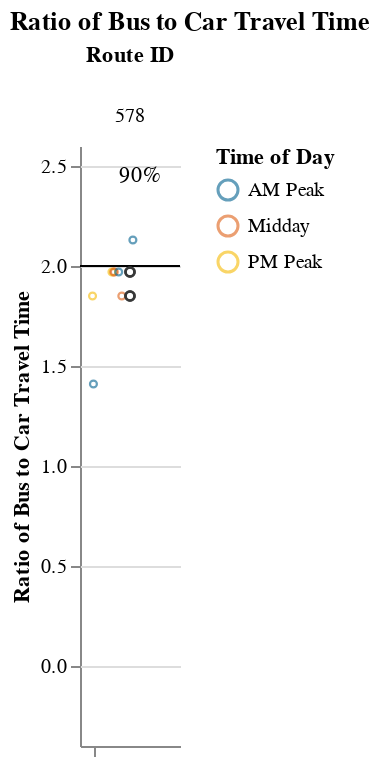
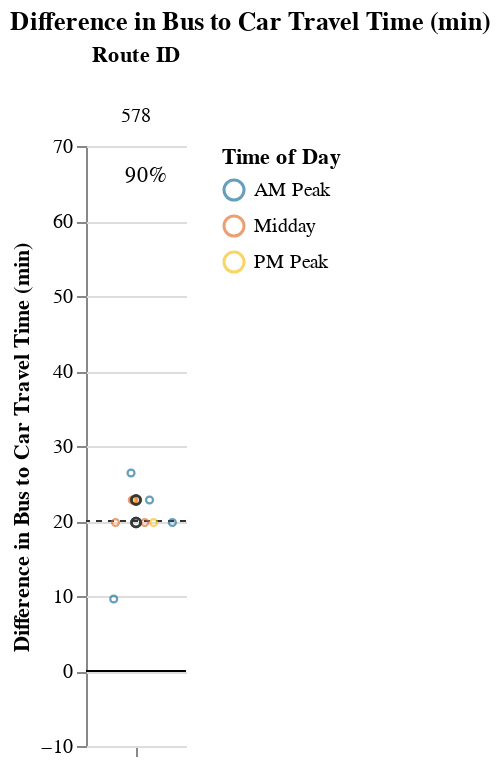

Source (notebook cell) for these figures, in order:
### Markdown cell above
## Viable Competitive Routes
### Short Routes (< 1 hr)

### Code cell
# Allow for possibility that operator doesn't have routes that fall into certain route_groups
# But, jupyterbook will not like markdown with f-string
# separate out route_group and put in each cell, and use try/except + if to display...
# but all 3 route groups must be displayed. just add sentence about why no routes were returned at the end
route_group = "short"
try:
    display_charts_for_route_group(df, route_group)
except:
    print("No routes meet this criteria.")

### Figure 1 — Vega-Lite specification as saved in the notebook (floating-point values rounded to 4 significant figures)
{"config": {"view": {"continuousWidth": 400, "continuousHeight": 300, "stroke": null}, "facet": {"spacing": 0}}, "data": {"name": "data-71b245d6a18ed6e36379326cd77f2de1"}, "facet": {"column": {"field": "route_id", "sort": ["578"], "title": "Route ID", "type": "nominal"}}, "spec": {"layer": [{"mark": "rule", "encoding": {"color": {"value": "black"}, "y": {"field": "cutoff", "type": "quantitative"}}, "selection": {"selector001": {"type": "interval", "bind": "scales", "encodings": ["x", "y"]}}}, {"mark": {"type": "point", "opacity": 0.65, "size": 12, "strokeWidth": 1.1}, "encoding": {"color": {"field": "time_of_day", "scale": {"range": ["#136C97", "#E16B26", "#F6BF16", "#00896B", "#7790A3", "#5B559C"]}, "sort": ["AM Peak", "Midday", "PM Peak", "Owl Service"], "title": "Time of Day", "type": "nominal"}, "tooltip": [{"field": "route_id", "type": "nominal"}, {"field": "trip_id", "type": "nominal"}, {"field": "service_hours", "type": "quantitative"}, {"field": "car_duration_hours", "type": "quantitative"}, {"field": "bus_multiplier", "type": "quantitative"}, {"field": "bus_difference", "type": "quantitative"}, {"field": "num_trips", "type": "quantitative"}, {"field": "num_competitive", "type": "quantitative"}, {"field": "pct_trips_competitive", "type": "quantitative"}, {"field": "p25", "type": "quantitative"}, {"field": "p50", "type": "quantitative"}, {"field": "p75", "type": "quantitative"}], "x": {"axis": {"grid": false, "labels": false, "ticks": true, "values": [0]}, "field": "jitter", "scale": {}, "title": null, "type": "quantitative"}, "y": {"field": "bus_multiplier", "scale": {"domain": [-0.25, 2.5]}, "title": "Ratio of Bus to Car Travel Time", "type": "quantitative"}}, "transform": [{"calculate": "sqrt(-2*log(random()))*cos(2*PI*random())", "as": "jitter"}], "width": 50}, {"layer": [{"mark": {"type": "point", "opacity": 0.6, "size": 20, "strokeWidth": 1.3}, "encoding": {"color": {"value": "#323434"}, "y": {"field": "bus_multiplier", "type": "quantitative"}}, "transform": [{"filter": "(datum.p50_trip === 1)"}]}, {"mark": {"type": "text", "align": "center", "baseline": "middle"}, "encoding": {"color": {"value": "black"}, "text": {"field": "pct_trips_competitive", "format": ".0%", "type": "quantitative"}, "tooltip": [{"field": "route_id", "type": "nominal"}, {"field": "trip_id", "type": "nominal"}, {"field": "service_hours", "type": "quantitative"}, {"field": "car_duration_hours", "type": "quantitative"}, {"field": "bus_multiplier", "type": "quantitative"}, {"field": "bus_difference", "type": "quantitative"}, {"field": "num_trips", "type": "quantitative"}, {"field": "num_competitive", "type": "quantitative"}, {"field": "pct_trips_competitive", "type": "quantitative"}, {"field": "p25", "type": "quantitative"}, {"field": "p50", "type": "quantitative"}, {"field": "p75", "type": "quantitative"}], "x": {"value": 30}, "y": {"value": 15}}, "transform": [{"calculate": "sqrt(-2*log(random()))*cos(2*PI*random())", "as": "jitter"}, {"filter": "(datum.fastest_trip === 1)"}]}]}]}, "resolve": {"scale": {"y": "shared"}}, "title": "Ratio of Bus to Car Travel Time", "$schema": "https://vega.github.io/schema/vega-lite/v4.17.0.json", "datasets": {"data-71b245d6a18ed6e36379326cd77f2de1": [{"calitp_itp_id": 188, "trip_key": -2641669920132545549, "trip_id": "t_1132977_b_26467_tn_0", "shape_id": "p_1067", "route_id": "578", "service_hours": 0.55, "trip_first_departure_ts": 25200, "trip_last_arrival_ts": 27180, "departure_hour": 7, "time_of_day": "AM Peak", "p25": 0.72, "p50": 0.745, "p75": 0.77, "p50_trip": 0, "fastest_trip": 1, "car_duration_hours": 0.39, "competitive_route": 1, "bus_multiplier": 1.41, "bus_difference": 9.6, "num_trips": 10, "num_competitive": 9, "pct_trips_competitive": 0.9, "bus_difference_spread": 16.8, "route_group": "short", "max_trip_hrs": 0.83, "max_trip_route_group": 0.83, "name": "City of Madera", "caltrans_district": "06 - Fresno", "drmt_organization_name": null, "cutoff2": 20, "cutoff": 2}, {"calitp_itp_id": 188, "trip_key": -2393327093126611726, "trip_id": "t_1132963_b_26467_tn_0", "shape_id": "p_1064", "route_id": "578", "service_hours": 0.72, "trip_first_departure_ts": 30540, "trip_last_arrival_ts": 33120, "departure_hour": 8, "time_of_day": "AM Peak", "p25": 0.72, "p50": 0.745, "p75": 0.77, "p50_trip": 1, "fastest_trip": 0, "car_duration_hours": 0.39, "competitive_route": 1, "bus_multiplier": 1.85, "bus_difference": 19.8, "num_trips": 10, "num_competitive": 9, "pct_trips_competitive": 0.9, "bus_difference_spread": 16.8, "route_group": "short", "max_trip_hrs": 0.83, "max_trip_route_group": 0.83, "name": "City of Madera", "caltrans_district": "06 - Fresno", "drmt_organization_name": null, "cutoff2": 20, "cutoff": 2}, {"calitp_itp_id": 188, "trip_key": -2566914439044457099, "trip_id": "t_1132954_b_26467_tn_0", "shape_id": "p_1064", "route_id": "578", "service_hours": 0.72, "trip_first_departure_ts": 42900, "trip_last_arrival_ts": 45480, "departure_hour": 11, "time_of_day": "Midday", "p25": 0.72, "p50": 0.745, "p75": 0.77, "p50_trip": 1, "fastest_trip": 0, "car_duration_hours": 0.39, "competitive_route": 1, "bus_multiplier": 1.85, "bus_difference": 19.8, "num_trips": 10, "num_competitive": 9, "pct_trips_competitive": 0.9, "bus_difference_spread": 16.8, "route_group": "short", "max_trip_hrs": 0.83, "max_trip_route_group": 0.83, "name": "City of Madera", "caltrans_district": "06 - Fresno", "drmt_organization_name": null, "cutoff2": 20, "cutoff": 2}, {"calitp_itp_id": 188, "trip_key": 40965869242350615, "trip_id": "t_1132953_b_26467_tn_0", "shape_id": "p_1064", "route_id": "578", "service_hours": 0.72, "trip_first_departure_ts": 61800, "trip_last_arrival_ts": 64380, "departure_hour": 17, "time_of_day": "PM Peak", "p25": 0.72, "p50": 0.745, "p75": 0.77, "p50_trip": 1, "fastest_trip": 0, "car_duration_hours": 0.39, "competitive_route": 1, "bus_multiplier": 1.85, "bus_difference": 19.8, "num_trips": 10, "num_competitive": 9, "pct_trips_competitive": 0.9, "bus_difference_spread": 16.8, "route_group": "short", "max_trip_hrs": 0.83, "max_trip_route_group": 0.83, "name": "City of Madera", "caltrans_district": "06 - Fresno", "drmt_organization_name": null, "cutoff2": 20, "cutoff": 2}, {"calitp_itp_id": 188, "trip_key": -5925132304342137618, "trip_id": "t_1132980_b_26467_tn_0", "shape_id": "p_1064", "route_id": "578", "service_hours": 0.72, "trip_first_departure_ts": 48960, "trip_last_arrival_ts": 51540, "departure_hour": 13, "time_of_day": "Midday", "p25": 0.72, "p50": 0.745, "p75": 0.77, "p50_trip": 1, "fastest_trip": 0, "car_duration_hours": 0.39, "competitive_route": 1, "bus_multiplier": 1.85, "bus_difference": 19.8, "num_trips": 10, "num_competitive": 9, "pct_trips_competitive": 0.9, "bus_difference_spread": 16.8, "route_group": "short", "max_trip_hrs": 0.83, "max_trip_route_group": 0.83, "name": "City of Madera", "caltrans_district": "06 - Fresno", "drmt_organization_name": null, "cutoff2": 20, "cutoff": 2}, {"calitp_itp_id": 188, "trip_key": 7845038673665587593, "trip_id": "t_1132976_b_26467_tn_0", "shape_id": "p_1073", "route_id": "578", "service_hours": 0.77, "trip_first_departure_ts": 46080, "trip_last_arrival_ts": 48840, "departure_hour": 12, "time_of_day": "Midday", "p25": 0.72, "p50": 0.745, "p75": 0.77, "p50_trip": 1, "fastest_trip": 0, "car_duration_hours": 0.39, "competitive_route": 1, "bus_multiplier": 1.97, "bus_difference": 22.8, "num_trips": 10, "num_competitive": 9, "pct_trips_competitive": 0.9, "bus_difference_spread": 16.8, "route_group": "short", "max_trip_hrs": 0.83, "max_trip_route_group": 0.83, "name": "City of Madera", "caltrans_district": "06 - Fresno", "drmt_organization_name": null, "cutoff2": 20, "cutoff": 2}, {"calitp_itp_id": 188, "trip_key": -3855198465341216613, "trip_id": "t_1132955_b_26467_tn_0", "shape_id": "p_1073", "route_id": "578", "service_hours": 0.77, "trip_first_departure_ts": 64980, "trip_last_arrival_ts": 67740, "departure_hour": 18, "time_of_day": "PM Peak", "p25": 0.72, "p50": 0.745, "p75": 0.77, "p50_trip": 1, "fastest_trip": 0, "car_duration_hours": 0.39, "competitive_route": 1, "bus_multiplier": 1.97, "bus_difference": 22.8, "num_trips": 10, "num_competitive": 9, "pct_trips_competitive": 0.9, "bus_difference_spread": 16.8, "route_group": "short", "max_trip_hrs": 0.83, "max_trip_route_group": 0.83, "name": "City of Madera", "caltrans_district": "06 - Fresno", "drmt_organization_name": null, "cutoff2": 20, "cutoff": 2}, {"calitp_itp_id": 188, "trip_key": 279413631006152187, "trip_id": "t_1132962_b_26467_tn_0", "shape_id": "p_1073", "route_id": "578", "service_hours": 0.77, "trip_first_departure_ts": 52140, "trip_last_arrival_ts": 54900, "departure_hour": 14, "time_of_day": "Midday", "p25": 0.72, "p50": 0.745, "p75": 0.77, "p50_trip": 1, "fastest_trip": 0, "car_duration_hours": 0.39, "competitive_route": 1, "bus_multiplier": 1.97, "bus_difference": 22.8, "num_trips": 10, "num_competitive": 9, "pct_trips_competitive": 0.9, "bus_difference_spread": 16.8, "route_group": "short", "max_trip_hrs": 0.83, "max_trip_route_group": 0.83, "name": "City of Madera", "caltrans_district": "06 - Fresno", "drmt_organization_name": null, "cutoff2": 20, "cutoff": 2}, {"calitp_itp_id": 188, "trip_key": -2894225209790042046, "trip_id": "t_1132958_b_26467_tn_0", "shape_id": "p_1073", "route_id": "578", "service_hours": 0.77, "trip_first_departure_ts": 27780, "trip_last_arrival_ts": 30540, "departure_hour": 7, "time_of_day": "AM Peak", "p25": 0.72, "p50": 0.745, "p75": 0.77, "p50_trip": 1, "fastest_trip": 0, "car_duration_hours": 0.39, "competitive_route": 1, "bus_multiplier": 1.97, "bus_difference": 22.8, "num_trips": 10, "num_competitive": 9, "pct_trips_competitive": 0.9, "bus_difference_spread": 16.8, "route_group": "short", "max_trip_hrs": 0.83, "max_trip_route_group": 0.83, "name": "City of Madera", "caltrans_district": "06 - Fresno", "drmt_organization_name": null, "cutoff2": 20, "cutoff": 2}, {"calitp_itp_id": 188, "trip_key": -9171099014416481053, "trip_id": "t_1132961_b_26467_tn_0", "shape_id": "p_1073", "route_id": "578", "service_hours": 0.83, "trip_first_departure_ts": 33720, "trip_last_arrival_ts": 36720, "departure_hour": 9, "time_of_day": "AM Peak", "p25": 0.72, "p50": 0.745, "p75": 0.77, "p50_trip": 0, "fastest_trip": 0, "car_duration_hours": 0.39, "competitive_route": 1, "bus_multiplier": 2.13, "bus_difference": 26.4, "num_trips": 10, "num_competitive": 9, "pct_trips_competitive": 0.9, "bus_difference_spread": 16.8, "route_group": "short", "max_trip_hrs": 0.83, "max_trip_route_group": 0.83, "name": "City of Madera", "caltrans_district": "06 - Fresno", "drmt_organization_name": null, "cutoff2": 20, "cutoff": 2}]}}

### Figure 2 — Vega-Lite specification as saved in the notebook (floating-point values rounded to 4 significant figures)
{"config": {"view": {"continuousWidth": 400, "continuousHeight": 300, "stroke": null}, "facet": {"spacing": 0}}, "data": {"name": "data-5a9ea582ab3f66b185387ef275aff0c8"}, "facet": {"column": {"field": "route_id", "sort": ["578"], "title": "Route ID", "type": "nominal"}}, "spec": {"layer": [{"mark": "rule", "encoding": {"color": {"value": "black"}, "y": {"field": "cutoff", "type": "quantitative"}}, "selection": {"selector002": {"type": "interval", "bind": "scales", "encodings": ["x", "y"]}}}, {"mark": {"type": "rule", "strokeDash": [3, 3]}, "encoding": {"color": {"value": "#323434"}, "y": {"field": "cutoff2", "type": "quantitative"}}}, {"mark": {"type": "point", "opacity": 0.65, "size": 12, "strokeWidth": 1.1}, "encoding": {"color": {"field": "time_of_day", "scale": {"range": ["#136C97", "#E16B26", "#F6BF16", "#00896B", "#7790A3", "#5B559C"]}, "sort": ["AM Peak", "Midday", "PM Peak", "Owl Service"], "title": "Time of Day", "type": "nominal"}, "tooltip": [{"field": "route_id", "type": "nominal"}, {"field": "trip_id", "type": "nominal"}, {"field": "service_hours", "type": "quantitative"}, {"field": "car_duration_hours", "type": "quantitative"}, {"field": "bus_multiplier", "type": "quantitative"}, {"field": "bus_difference", "type": "quantitative"}, {"field": "num_trips", "type": "quantitative"}, {"field": "num_competitive", "type": "quantitative"}, {"field": "pct_trips_competitive", "type": "quantitative"}, {"field": "p25", "type": "quantitative"}, {"field": "p50", "type": "quantitative"}, {"field": "p75", "type": "quantitative"}], "x": {"axis": {"grid": false, "labels": false, "ticks": true, "values": [0]}, "field": "jitter", "scale": {}, "title": null, "type": "quantitative"}, "y": {"field": "bus_difference", "scale": {"domain": [-5, 65.4]}, "title": "Difference in Bus to Car Travel Time (min)", "type": "quantitative"}}, "transform": [{"calculate": "sqrt(-2*log(random()))*cos(2*PI*random())", "as": "jitter"}], "width": 50}, {"layer": [{"mark": {"type": "point", "opacity": 0.6, "size": 20, "strokeWidth": 1.3}, "encoding": {"color": {"value": "#323434"}, "y": {"field": "bus_difference", "type": "quantitative"}}, "transform": [{"filter": "(datum.p50_trip === 1)"}]}, {"mark": {"type": "text", "align": "center", "baseline": "middle"}, "encoding": {"color": {"value": "black"}, "text": {"field": "pct_trips_competitive", "format": ".0%", "type": "quantitative"}, "tooltip": [{"field": "route_id", "type": "nominal"}, {"field": "trip_id", "type": "nominal"}, {"field": "service_hours", "type": "quantitative"}, {"field": "car_duration_hours", "type": "quantitative"}, {"field": "bus_multiplier", "type": "quantitative"}, {"field": "bus_difference", "type": "quantitative"}, {"field": "num_trips", "type": "quantitative"}, {"field": "num_competitive", "type": "quantitative"}, {"field": "pct_trips_competitive", "type": "quantitative"}, {"field": "p25", "type": "quantitative"}, {"field": "p50", "type": "quantitative"}, {"field": "p75", "type": "quantitative"}], "x": {"value": 30}, "y": {"value": 15}}, "transform": [{"calculate": "sqrt(-2*log(random()))*cos(2*PI*random())", "as": "jitter"}, {"filter": "(datum.fastest_trip === 1)"}]}]}]}, "resolve": {"scale": {"y": "shared"}}, "title": "Difference in Bus to Car Travel Time (min)", "$schema": "https://vega.github.io/schema/vega-lite/v4.17.0.json", "datasets": {"data-5a9ea582ab3f66b185387ef275aff0c8": [{"calitp_itp_id": 188, "trip_key": -2641669920132545549, "trip_id": "t_1132977_b_26467_tn_0", "shape_id": "p_1067", "route_id": "578", "service_hours": 0.55, "trip_first_departure_ts": 25200, "trip_last_arrival_ts": 27180, "departure_hour": 7, "time_of_day": "AM Peak", "p25": 0.72, "p50": 0.745, "p75": 0.77, "p50_trip": 0, "fastest_trip": 1, "car_duration_hours": 0.39, "competitive_route": 1, "bus_multiplier": 1.41, "bus_difference": 9.6, "num_trips": 10, "num_competitive": 9, "pct_trips_competitive": 0.9, "bus_difference_spread": 16.8, "route_group": "short", "max_trip_hrs": 0.83, "max_trip_route_group": 0.83, "name": "City of Madera", "caltrans_district": "06 - Fresno", "drmt_organization_name": null, "cutoff2": 20, "cutoff": 0}, {"calitp_itp_id": 188, "trip_key": -2393327093126611726, "trip_id": "t_1132963_b_26467_tn_0", "shape_id": "p_1064", "route_id": "578", "service_hours": 0.72, "trip_first_departure_ts": 30540, "trip_last_arrival_ts": 33120, "departure_hour": 8, "time_of_day": "AM Peak", "p25": 0.72, "p50": 0.745, "p75": 0.77, "p50_trip": 1, "fastest_trip": 0, "car_duration_hours": 0.39, "competitive_route": 1, "bus_multiplier": 1.85, "bus_difference": 19.8, "num_trips": 10, "num_competitive": 9, "pct_trips_competitive": 0.9, "bus_difference_spread": 16.8, "route_group": "short", "max_trip_hrs": 0.83, "max_trip_route_group": 0.83, "name": "City of Madera", "caltrans_district": "06 - Fresno", "drmt_organization_name": null, "cutoff2": 20, "cutoff": 0}, {"calitp_itp_id": 188, "trip_key": -2566914439044457099, "trip_id": "t_1132954_b_26467_tn_0", "shape_id": "p_1064", "route_id": "578", "service_hours": 0.72, "trip_first_departure_ts": 42900, "trip_last_arrival_ts": 45480, "departure_hour": 11, "time_of_day": "Midday", "p25": 0.72, "p50": 0.745, "p75": 0.77, "p50_trip": 1, "fastest_trip": 0, "car_duration_hours": 0.39, "competitive_route": 1, "bus_multiplier": 1.85, "bus_difference": 19.8, "num_trips": 10, "num_competitive": 9, "pct_trips_competitive": 0.9, "bus_difference_spread": 16.8, "route_group": "short", "max_trip_hrs": 0.83, "max_trip_route_group": 0.83, "name": "City of Madera", "caltrans_district": "06 - Fresno", "drmt_organization_name": null, "cutoff2": 20, "cutoff": 0}, {"calitp_itp_id": 188, "trip_key": 40965869242350615, "trip_id": "t_1132953_b_26467_tn_0", "shape_id": "p_1064", "route_id": "578", "service_hours": 0.72, "trip_first_departure_ts": 61800, "trip_last_arrival_ts": 64380, "departure_hour": 17, "time_of_day": "PM Peak", "p25": 0.72, "p50": 0.745, "p75": 0.77, "p50_trip": 1, "fastest_trip": 0, "car_duration_hours": 0.39, "competitive_route": 1, "bus_multiplier": 1.85, "bus_difference": 19.8, "num_trips": 10, "num_competitive": 9, "pct_trips_competitive": 0.9, "bus_difference_spread": 16.8, "route_group": "short", "max_trip_hrs": 0.83, "max_trip_route_group": 0.83, "name": "City of Madera", "caltrans_district": "06 - Fresno", "drmt_organization_name": null, "cutoff2": 20, "cutoff": 0}, {"calitp_itp_id": 188, "trip_key": -5925132304342137618, "trip_id": "t_1132980_b_26467_tn_0", "shape_id": "p_1064", "route_id": "578", "service_hours": 0.72, "trip_first_departure_ts": 48960, "trip_last_arrival_ts": 51540, "departure_hour": 13, "time_of_day": "Midday", "p25": 0.72, "p50": 0.745, "p75": 0.77, "p50_trip": 1, "fastest_trip": 0, "car_duration_hours": 0.39, "competitive_route": 1, "bus_multiplier": 1.85, "bus_difference": 19.8, "num_trips": 10, "num_competitive": 9, "pct_trips_competitive": 0.9, "bus_difference_spread": 16.8, "route_group": "short", "max_trip_hrs": 0.83, "max_trip_route_group": 0.83, "name": "City of Madera", "caltrans_district": "06 - Fresno", "drmt_organization_name": null, "cutoff2": 20, "cutoff": 0}, {"calitp_itp_id": 188, "trip_key": 7845038673665587593, "trip_id": "t_1132976_b_26467_tn_0", "shape_id": "p_1073", "route_id": "578", "service_hours": 0.77, "trip_first_departure_ts": 46080, "trip_last_arrival_ts": 48840, "departure_hour": 12, "time_of_day": "Midday", "p25": 0.72, "p50": 0.745, "p75": 0.77, "p50_trip": 1, "fastest_trip": 0, "car_duration_hours": 0.39, "competitive_route": 1, "bus_multiplier": 1.97, "bus_difference": 22.8, "num_trips": 10, "num_competitive": 9, "pct_trips_competitive": 0.9, "bus_difference_spread": 16.8, "route_group": "short", "max_trip_hrs": 0.83, "max_trip_route_group": 0.83, "name": "City of Madera", "caltrans_district": "06 - Fresno", "drmt_organization_name": null, "cutoff2": 20, "cutoff": 0}, {"calitp_itp_id": 188, "trip_key": -3855198465341216613, "trip_id": "t_1132955_b_26467_tn_0", "shape_id": "p_1073", "route_id": "578", "service_hours": 0.77, "trip_first_departure_ts": 64980, "trip_last_arrival_ts": 67740, "departure_hour": 18, "time_of_day": "PM Peak", "p25": 0.72, "p50": 0.745, "p75": 0.77, "p50_trip": 1, "fastest_trip": 0, "car_duration_hours": 0.39, "competitive_route": 1, "bus_multiplier": 1.97, "bus_difference": 22.8, "num_trips": 10, "num_competitive": 9, "pct_trips_competitive": 0.9, "bus_difference_spread": 16.8, "route_group": "short", "max_trip_hrs": 0.83, "max_trip_route_group": 0.83, "name": "City of Madera", "caltrans_district": "06 - Fresno", "drmt_organization_name": null, "cutoff2": 20, "cutoff": 0}, {"calitp_itp_id": 188, "trip_key": 279413631006152187, "trip_id": "t_1132962_b_26467_tn_0", "shape_id": "p_1073", "route_id": "578", "service_hours": 0.77, "trip_first_departure_ts": 52140, "trip_last_arrival_ts": 54900, "departure_hour": 14, "time_of_day": "Midday", "p25": 0.72, "p50": 0.745, "p75": 0.77, "p50_trip": 1, "fastest_trip": 0, "car_duration_hours": 0.39, "competitive_route": 1, "bus_multiplier": 1.97, "bus_difference": 22.8, "num_trips": 10, "num_competitive": 9, "pct_trips_competitive": 0.9, "bus_difference_spread": 16.8, "route_group": "short", "max_trip_hrs": 0.83, "max_trip_route_group": 0.83, "name": "City of Madera", "caltrans_district": "06 - Fresno", "drmt_organization_name": null, "cutoff2": 20, "cutoff": 0}, {"calitp_itp_id": 188, "trip_key": -2894225209790042046, "trip_id": "t_1132958_b_26467_tn_0", "shape_id": "p_1073", "route_id": "578", "service_hours": 0.77, "trip_first_departure_ts": 27780, "trip_last_arrival_ts": 30540, "departure_hour": 7, "time_of_day": "AM Peak", "p25": 0.72, "p50": 0.745, "p75": 0.77, "p50_trip": 1, "fastest_trip": 0, "car_duration_hours": 0.39, "competitive_route": 1, "bus_multiplier": 1.97, "bus_difference": 22.8, "num_trips": 10, "num_competitive": 9, "pct_trips_competitive": 0.9, "bus_difference_spread": 16.8, "route_group": "short", "max_trip_hrs": 0.83, "max_trip_route_group": 0.83, "name": "City of Madera", "caltrans_district": "06 - Fresno", "drmt_organization_name": null, "cutoff2": 20, "cutoff": 0}, {"calitp_itp_id": 188, "trip_key": -9171099014416481053, "trip_id": "t_1132961_b_26467_tn_0", "shape_id": "p_1073", "route_id": "578", "service_hours": 0.83, "trip_first_departure_ts": 33720, "trip_last_arrival_ts": 36720, "departure_hour": 9, "time_of_day": "AM Peak", "p25": 0.72, "p50": 0.745, "p75": 0.77, "p50_trip": 0, "fastest_trip": 0, "car_duration_hours": 0.39, "competitive_route": 1, "bus_multiplier": 2.13, "bus_difference": 26.4, "num_trips": 10, "num_competitive": 9, "pct_trips_competitive": 0.9, "bus_difference_spread": 16.8, "route_group": "short", "max_trip_hrs": 0.83, "max_trip_route_group": 0.83, "name": "City of Madera", "caltrans_district": "06 - Fresno", "drmt_organization_name": null, "cutoff2": 20, "cutoff": 0}]}}
